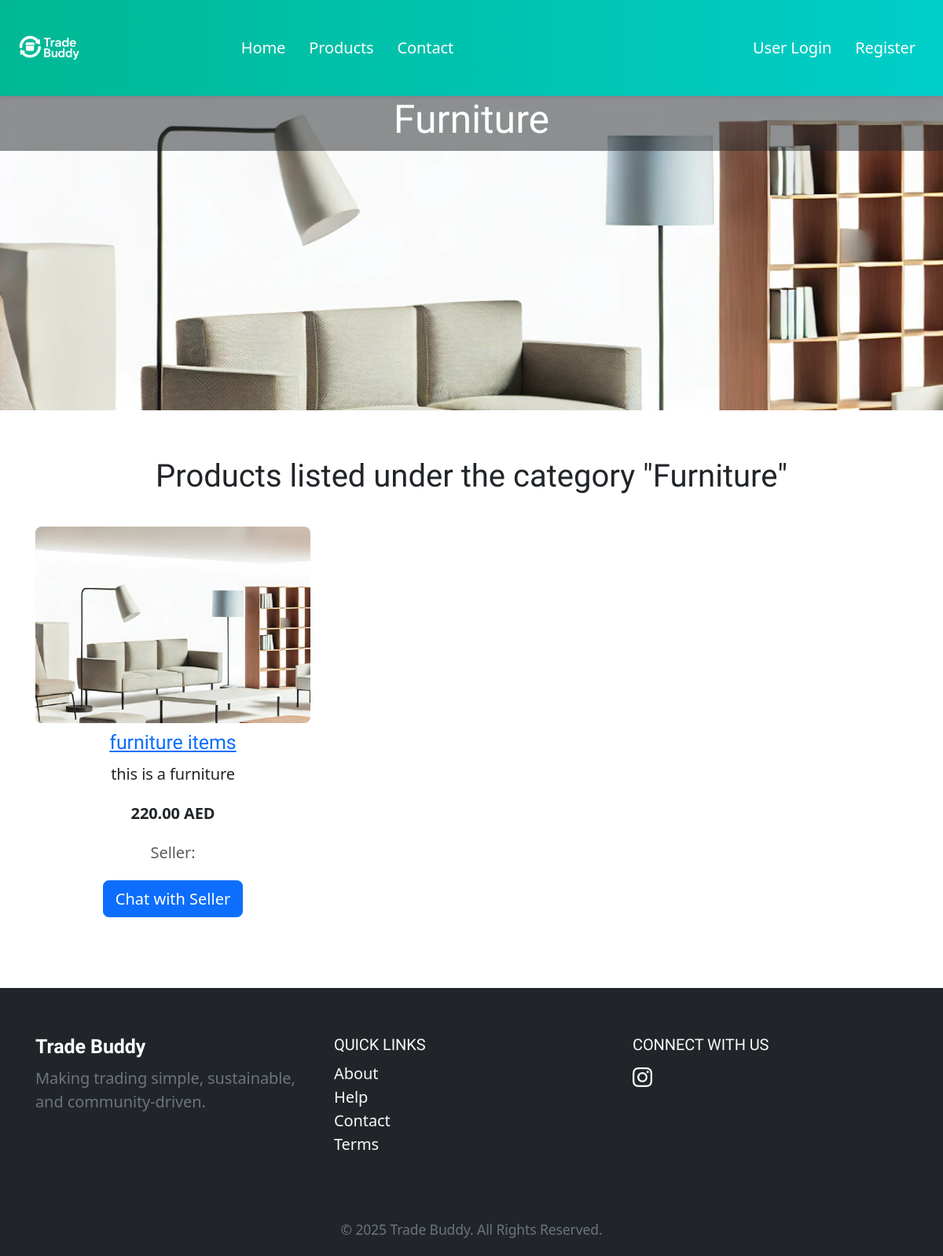
Before: /furniture.php with the older database file.
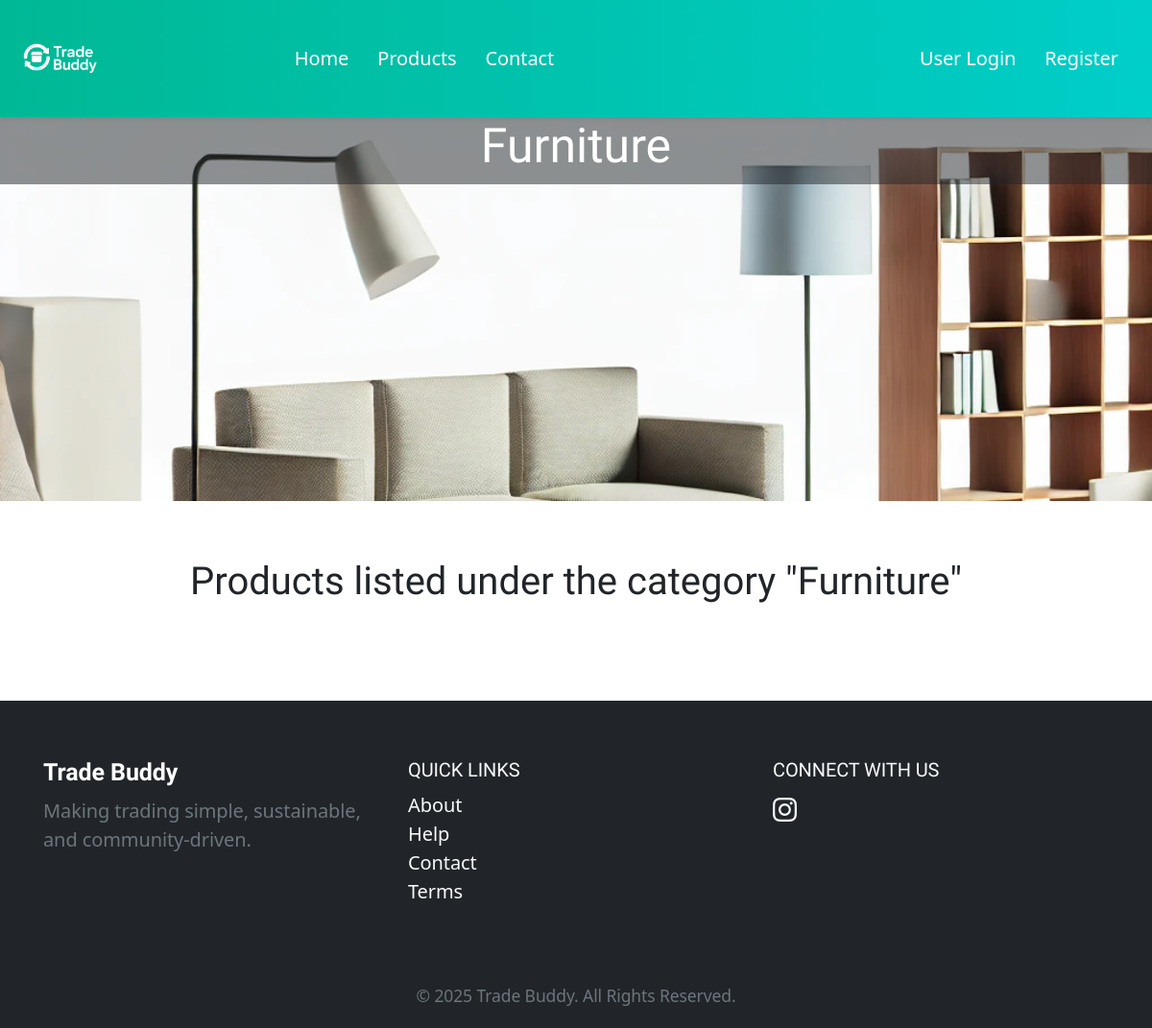
After: the same page with the newer database file.
### tables this page shows
CREATE TABLE `products` (
  `id` int(11) NOT NULL,
  `customer_id` int(11) NOT NULL,
  `product_name` varchar(255) NOT NULL,
  `product_description` text DEFAULT NULL,
  `price` decimal(10,2) NOT NULL,
  `image` varchar(255) DEFAULT NULL,
  `category` varchar(255) NOT NULL DEFAULT 'Uncategorized',
  `is_active` tinyint(1) NOT NULL DEFAULT 1
);

### furniture.php (the view, shortened to what this page needs)
<?php include 'db_connect.php'; ?>
<?php
$sql = "SELECT p.*, c.parent_name, c.email FROM products p
        JOIN customers c ON p.customer_id = c.id
        WHERE p.category = 'Furniture'";
$result = $conn->query($sql);
?>
<!DOCTYPE html>
<html lang="en">
<head>
  <link href="https://cdn.jsdelivr.net/npm/bootstrap@5.3.2/dist/css/bootstrap.min.css" rel="stylesheet">
  <link href="https://cdn.jsdelivr.net/npm/bootstrap-icons@1.10.5/font/bootstrap-icons.css" rel="stylesheet">
</head>
<body>
<?php include 'navbar.php'; ?>
<header class="text-white text-center"
        style="background-image: url('images/furniture.png');
               background-size: cover;
               background-position: center;
               min-height: 400px;">
  <div class="bg-dark bg-opacity-50 h-100 d-flex align-items-center justify-content-center">
    <h1 class="w-100">Furniture</h1>
  </div>
</header>
<div class="container py-5">
  <div class="row mb-4">
    <div class="col text-center">
      <h2>Products listed under the category "Furniture"</h2>
    </div>
  </div>
  <div class="row">
    <?php while ($row = $result->fetch_assoc()) { ?>
      <div class="col-12 col-sm-6 col-md-4 mb-4 text-center">
        <div class="product">
          <div class="product-grid" style="background-image:url('uploads/<?php echo htmlspecialchars($row['image']); ?>');"></div>
          <div class="desc">
            <h5><a href="product_details.php?id=<?php echo $row['id']; ?>"><?php echo htmlspecialchars($row['product_name']); ?></a></h5>
            <p><?php echo htmlspecialchars($row['product_description']); ?></p>
            <p class="fw-bold"><?php echo htmlspecialchars($row['price']); ?> AED</p>
            <p class="text-muted">Seller: <?php echo htmlspecialchars($row['parent_name']); ?></p>
            <button class="btn btn-primary" data-bs-toggle="modal" data-bs-target="#sellerModal<?php echo $row['id']; ?>">
              Chat with Seller
            </button>
          </div>
        </div>
      </div>
    <?php } ?>
  </div>
</div>
<?php include 'footer.php'; ?>
</body>
</html>

Changed rows visible on the page:
removed products: image (picture), product_name "furniture items", product_description "this is a furniture", price "220.00"
